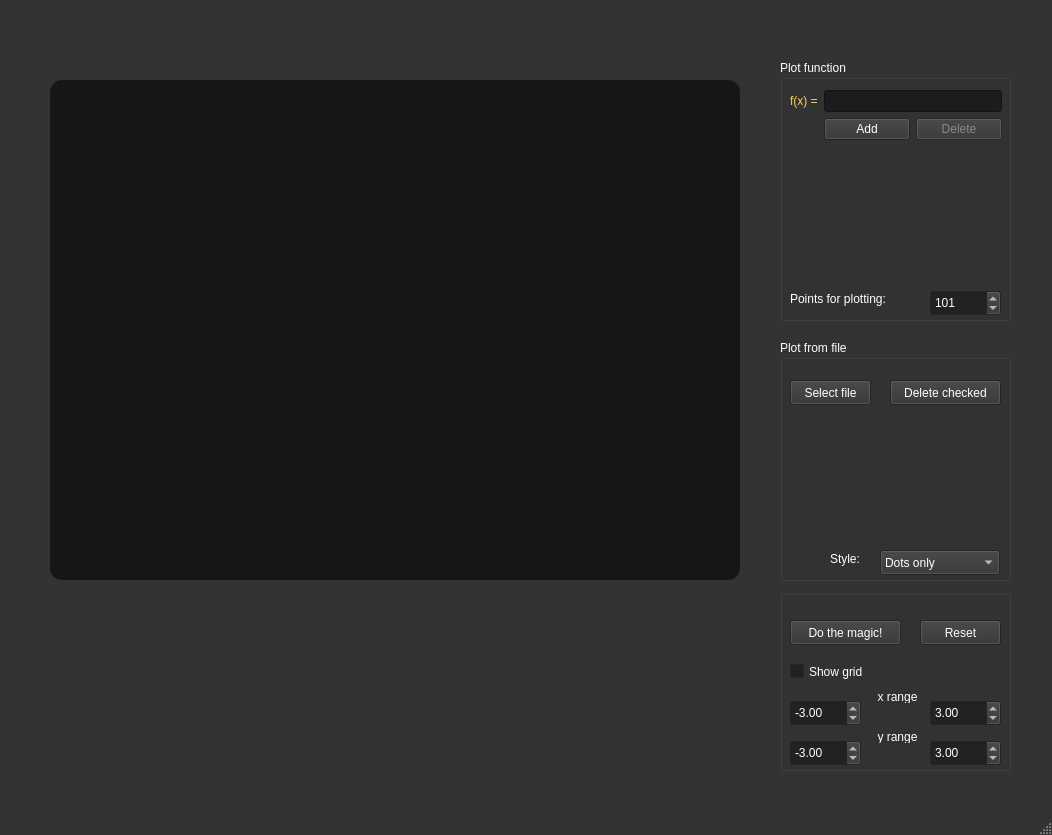
<?xml version="1.0" encoding="UTF-8"?>
<ui version="4.0">
 <class>MainWindow</class>
 <widget class="QMainWindow" name="MainWindow">
  <property name="geometry">
   <rect>
    <x>0</x>
    <y>0</y>
    <width>1052</width>
    <height>835</height>
   </rect>
  </property>
  <property name="palette">
   <palette>
    <active>
     <colorrole role="WindowText">
      <brush brushstyle="SolidPattern">
       <color alpha="255">
        <red>255</red>
        <green>255</green>
        <blue>255</blue>
       </color>
      </brush>
     </colorrole>
     <colorrole role="Button">
      <brush brushstyle="SolidPattern">
       <color alpha="255">
        <red>51</red>
        <green>51</green>
        <blue>51</blue>
       </color>
      </brush>
     </colorrole>
     <colorrole role="Light">
      <brush brushstyle="SolidPattern">
       <color alpha="255">
        <red>76</red>
        <green>76</green>
        <blue>76</blue>
       </color>
      </brush>
     </colorrole>
     <colorrole role="Midlight">
      <brush brushstyle="SolidPattern">
       <color alpha="255">
        <red>63</red>
        <green>63</green>
        <blue>63</blue>
       </color>
      </brush>
     </colorrole>
     <colorrole role="Dark">
      <brush brushstyle="SolidPattern">
       <color alpha="255">
        <red>25</red>
        <green>25</green>
        <blue>25</blue>
       </color>
      </brush>
     </colorrole>
     <colorrole role="Mid">
      <brush brushstyle="SolidPattern">
       <color alpha="255">
        <red>34</red>
        <green>34</green>
        <blue>34</blue>
       </color>
      </brush>
     </colorrole>
     <colorrole role="Text">
      <brush brushstyle="SolidPattern">
       <color alpha="255">
        <red>255</red>
        <green>255</green>
        <blue>255</blue>
       </color>
      </brush>
     </colorrole>
     <colorrole role="BrightText">
      <brush brushstyle="SolidPattern">
       <color alpha="255">
        <red>255</red>
        <green>255</green>
        <blue>255</blue>
       </color>
      </brush>
     </colorrole>
     <colorrole role="ButtonText">
      <brush brushstyle="SolidPattern">
       <color alpha="255">
        <red>255</red>
        <green>255</green>
        <blue>255</blue>
       </color>
      </brush>
     </colorrole>
     <colorrole role="Base">
      <brush brushstyle="SolidPattern">
       <color alpha="255">
        <red>34</red>
        <green>34</green>
        <blue>34</blue>
       </color>
      </brush>
     </colorrole>
     <colorrole role="Window">
      <brush brushstyle="SolidPattern">
       <color alpha="255">
        <red>51</red>
        <green>51</green>
        <blue>51</blue>
       </color>
      </brush>
     </colorrole>
     <colorrole role="Shadow">
      <brush brushstyle="SolidPattern">
       <color alpha="255">
        <red>0</red>
        <green>0</green>
        <blue>0</blue>
       </color>
      </brush>
     </colorrole>
     <colorrole role="AlternateBase">
      <brush brushstyle="SolidPattern">
       <color alpha="255">
        <red>25</red>
        <green>25</green>
        <blue>25</blue>
       </color>
      </brush>
     </colorrole>
     <colorrole role="ToolTipBase">
      <brush brushstyle="SolidPattern">
       <color alpha="255">
        <red>255</red>
        <green>255</green>
        <blue>220</blue>
       </color>
      </brush>
     </colorrole>
     <colorrole role="ToolTipText">
      <brush brushstyle="SolidPattern">
       <color alpha="255">
        <red>0</red>
        <green>0</green>
        <blue>0</blue>
       </color>
      </brush>
     </colorrole>
     <colorrole role="PlaceholderText">
      <brush brushstyle="SolidPattern">
       <color alpha="128">
        <red>255</red>
        <green>255</green>
        <blue>255</blue>
       </color>
      </brush>
     </colorrole>
    </active>
    <inactive>
     <colorrole role="WindowText">
      <brush brushstyle="SolidPattern">
       <color alpha="255">
        <red>255</red>
        <green>255</green>
        <blue>255</blue>
       </color>
      </brush>
     </colorrole>
     <colorrole role="Button">
      <brush brushstyle="SolidPattern">
       <color alpha="255">
        <red>51</red>
        <green>51</green>
        <blue>51</blue>
       </color>
      </brush>
     </colorrole>
     <colorrole role="Light">
      <brush brushstyle="SolidPattern">
       <color alpha="255">
        <red>76</red>
        <green>76</green>
        <blue>76</blue>
       </color>
      </brush>
     </colorrole>
     <colorrole role="Midlight">
      <brush brushstyle="SolidPattern">
       <color alpha="255">
        <red>63</red>
        <green>63</green>
        <blue>63</blue>
       </color>
      </brush>
     </colorrole>
     <colorrole role="Dark">
      <brush brushstyle="SolidPattern">
       <color alpha="255">
        <red>25</red>
        <green>25</green>
        <blue>25</blue>
       </color>
      </brush>
     </colorrole>
     <colorrole role="Mid">
      <brush brushstyle="SolidPattern">
       <color alpha="255">
        <red>34</red>
        <green>34</green>
        <blue>34</blue>
       </color>
      </brush>
     </colorrole>
     <colorrole role="Text">
      <brush brushstyle="SolidPattern">
       <color alpha="255">
        <red>255</red>
        <green>255</green>
        <blue>255</blue>
       </color>
      </brush>
     </colorrole>
     <colorrole role="BrightText">
      <brush brushstyle="SolidPattern">
       <color alpha="255">
        <red>255</red>
        <green>255</green>
        <blue>255</blue>
       </color>
      </brush>
     </colorrole>
     <colorrole role="ButtonText">
      <brush brushstyle="SolidPattern">
       <color alpha="255">
        <red>255</red>
        <green>255</green>
        <blue>255</blue>
       </color>
      </brush>
     </colorrole>
     <colorrole role="Base">
      <brush brushstyle="SolidPattern">
       <color alpha="255">
        <red>34</red>
        <green>34</green>
        <blue>34</blue>
       </color>
      </brush>
     </colorrole>
     <colorrole role="Window">
      <brush brushstyle="SolidPattern">
       <color alpha="255">
        <red>51</red>
        <green>51</green>
        <blue>51</blue>
       </color>
      </brush>
     </colorrole>
     <colorrole role="Shadow">
      <brush brushstyle="SolidPattern">
       <color alpha="255">
        <red>0</red>
        <green>0</green>
        <blue>0</blue>
       </color>
      </brush>
     </colorrole>
     <colorrole role="AlternateBase">
      <brush brushstyle="SolidPattern">
       <color alpha="255">
        <red>25</red>
        <green>25</green>
        <blue>25</blue>
       </color>
      </brush>
     </colorrole>
     <colorrole role="ToolTipBase">
      <brush brushstyle="SolidPattern">
       <color alpha="255">
        <red>255</red>
        <green>255</green>
        <blue>220</blue>
       </color>
      </brush>
     </colorrole>
     <colorrole role="ToolTipText">
      <brush brushstyle="SolidPattern">
       <color alpha="255">
        <red>0</red>
        <green>0</green>
        <blue>0</blue>
       </color>
      </brush>
     </colorrole>
     <colorrole role="PlaceholderText">
      <brush brushstyle="SolidPattern">
       <color alpha="128">
        <red>255</red>
        <green>255</green>
        <blue>255</blue>
       </color>
      </brush>
     </colorrole>
    </inactive>
    <disabled>
     <colorrole role="WindowText">
      <brush brushstyle="SolidPattern">
       <color alpha="255">
        <red>25</red>
        <green>25</green>
        <blue>25</blue>
       </color>
      </brush>
     </colorrole>
     <colorrole role="Button">
      <brush brushstyle="SolidPattern">
       <color alpha="255">
        <red>51</red>
        <green>51</green>
        <blue>51</blue>
       </color>
      </brush>
     </colorrole>
     <colorrole role="Light">
      <brush brushstyle="SolidPattern">
       <color alpha="255">
        <red>76</red>
        <green>76</green>
        <blue>76</blue>
       </color>
      </brush>
     </colorrole>
     <colorrole role="Midlight">
      <brush brushstyle="SolidPattern">
       <color alpha="255">
        <red>63</red>
        <green>63</green>
        <blue>63</blue>
       </color>
      </brush>
     </colorrole>
     <colorrole role="Dark">
      <brush brushstyle="SolidPattern">
       <color alpha="255">
        <red>25</red>
        <green>25</green>
        <blue>25</blue>
       </color>
      </brush>
     </colorrole>
     <colorrole role="Mid">
      <brush brushstyle="SolidPattern">
       <color alpha="255">
        <red>34</red>
        <green>34</green>
        <blue>34</blue>
       </color>
      </brush>
     </colorrole>
     <colorrole role="Text">
      <brush brushstyle="SolidPattern">
       <color alpha="255">
        <red>25</red>
        <green>25</green>
        <blue>25</blue>
       </color>
      </brush>
     </colorrole>
     <colorrole role="BrightText">
      <brush brushstyle="SolidPattern">
       <color alpha="255">
        <red>255</red>
        <green>255</green>
        <blue>255</blue>
       </color>
      </brush>
     </colorrole>
     <colorrole role="ButtonText">
      <brush brushstyle="SolidPattern">
       <color alpha="255">
        <red>136</red>
        <green>138</green>
        <blue>133</blue>
       </color>
      </brush>
     </colorrole>
     <colorrole role="Base">
      <brush brushstyle="SolidPattern">
       <color alpha="255">
        <red>51</red>
        <green>51</green>
        <blue>51</blue>
       </color>
      </brush>
     </colorrole>
     <colorrole role="Window">
      <brush brushstyle="SolidPattern">
       <color alpha="255">
        <red>51</red>
        <green>51</green>
        <blue>51</blue>
       </color>
      </brush>
     </colorrole>
     <colorrole role="Shadow">
      <brush brushstyle="SolidPattern">
       <color alpha="255">
        <red>0</red>
        <green>0</green>
        <blue>0</blue>
       </color>
      </brush>
     </colorrole>
     <colorrole role="AlternateBase">
      <brush brushstyle="SolidPattern">
       <color alpha="255">
        <red>51</red>
        <green>51</green>
        <blue>51</blue>
       </color>
      </brush>
     </colorrole>
     <colorrole role="ToolTipBase">
      <brush brushstyle="SolidPattern">
       <color alpha="255">
        <red>255</red>
        <green>255</green>
        <blue>220</blue>
       </color>
      </brush>
     </colorrole>
     <colorrole role="ToolTipText">
      <brush brushstyle="SolidPattern">
       <color alpha="255">
        <red>0</red>
        <green>0</green>
        <blue>0</blue>
       </color>
      </brush>
     </colorrole>
     <colorrole role="PlaceholderText">
      <brush brushstyle="SolidPattern">
       <color alpha="128">
        <red>255</red>
        <green>255</green>
        <blue>255</blue>
       </color>
      </brush>
     </colorrole>
    </disabled>
   </palette>
  </property>
  <property name="windowTitle">
   <string>Harry Plotter</string>
  </property>
  <widget class="QWidget" name="centralwidget">
   <widget class="QGraphicsView" name="graphicsView">
    <property name="geometry">
     <rect>
      <x>50</x>
      <y>80</y>
      <width>690</width>
      <height>500</height>
     </rect>
    </property>
    <property name="styleSheet">
     <string notr="true">background-color: #161616;
border-radius: 12px;</string>
    </property>
   </widget>
   <widget class="QLabel" name="warningLabel">
    <property name="geometry">
     <rect>
      <x>50</x>
      <y>610</y>
      <width>691</width>
      <height>171</height>
     </rect>
    </property>
    <property name="text">
     <string/>
    </property>
    <property name="alignment">
     <set>Qt::AlignHCenter|Qt::AlignTop</set>
    </property>
   </widget>
   <widget class="QGroupBox" name="groupBox_3">
    <property name="geometry">
     <rect>
      <x>780</x>
      <y>60</y>
      <width>231</width>
      <height>261</height>
     </rect>
    </property>
    <property name="title">
     <string>Plot function</string>
    </property>
    <widget class="QSpinBox" name="pointsNumber">
     <property name="geometry">
      <rect>
       <x>150</x>
       <y>230</y>
       <width>71</width>
       <height>26</height>
      </rect>
     </property>
     <property name="minimum">
      <number>5</number>
     </property>
     <property name="maximum">
      <number>1001</number>
     </property>
     <property name="value">
      <number>101</number>
     </property>
    </widget>
    <widget class="QLabel" name="label_8">
     <property name="geometry">
      <rect>
       <x>10</x>
       <y>230</y>
       <width>131</width>
       <height>17</height>
      </rect>
     </property>
     <property name="text">
      <string>Points for plotting:</string>
     </property>
    </widget>
    <widget class="QWidget" name="formLayoutWidget_2">
     <property name="geometry">
      <rect>
       <x>10</x>
       <y>30</y>
       <width>212</width>
       <height>201</height>
      </rect>
     </property>
     <layout class="QFormLayout" name="formLayout">
      <item row="0" column="1">
       <widget class="QLineEdit" name="functionEdit1">
        <property name="styleSheet">
         <string notr="true">color: #f5d25d;
background-color: #1C1C1C;
</string>
        </property>
        <property name="text">
         <string/>
        </property>
        <property name="readOnly">
         <bool>false</bool>
        </property>
       </widget>
      </item>
      <item row="0" column="0">
       <widget class="QLabel" name="label_6">
        <property name="palette">
         <palette>
          <active>
           <colorrole role="WindowText">
            <brush brushstyle="SolidPattern">
             <color alpha="255">
              <red>245</red>
              <green>210</green>
              <blue>93</blue>
             </color>
            </brush>
           </colorrole>
           <colorrole role="Button">
            <brush brushstyle="SolidPattern">
             <color alpha="255">
              <red>117</red>
              <green>117</green>
              <blue>117</blue>
             </color>
            </brush>
           </colorrole>
           <colorrole role="Text">
            <brush brushstyle="SolidPattern">
             <color alpha="255">
              <red>245</red>
              <green>210</green>
              <blue>93</blue>
             </color>
            </brush>
           </colorrole>
           <colorrole role="ButtonText">
            <brush brushstyle="SolidPattern">
             <color alpha="255">
              <red>245</red>
              <green>210</green>
              <blue>93</blue>
             </color>
            </brush>
           </colorrole>
           <colorrole role="Base">
            <brush brushstyle="SolidPattern">
             <color alpha="255">
              <red>117</red>
              <green>117</green>
              <blue>117</blue>
             </color>
            </brush>
           </colorrole>
           <colorrole role="Window">
            <brush brushstyle="SolidPattern">
             <color alpha="255">
              <red>117</red>
              <green>117</green>
              <blue>117</blue>
             </color>
            </brush>
           </colorrole>
           <colorrole role="LinkVisited">
            <brush brushstyle="SolidPattern">
             <color alpha="255">
              <red>78</red>
              <green>154</green>
              <blue>6</blue>
             </color>
            </brush>
           </colorrole>
           <colorrole role="PlaceholderText">
            <brush brushstyle="SolidPattern">
             <color alpha="128">
              <red>0</red>
              <green>0</green>
              <blue>0</blue>
             </color>
            </brush>
           </colorrole>
          </active>
          <inactive>
           <colorrole role="WindowText">
            <brush brushstyle="SolidPattern">
             <color alpha="255">
              <red>245</red>
              <green>210</green>
              <blue>93</blue>
             </color>
            </brush>
           </colorrole>
           <colorrole role="Button">
            <brush brushstyle="SolidPattern">
             <color alpha="255">
              <red>117</red>
              <green>117</green>
              <blue>117</blue>
             </color>
            </brush>
           </colorrole>
           <colorrole role="Text">
            <brush brushstyle="SolidPattern">
             <color alpha="255">
              <red>245</red>
              <green>210</green>
              <blue>93</blue>
             </color>
            </brush>
           </colorrole>
           <colorrole role="ButtonText">
            <brush brushstyle="SolidPattern">
             <color alpha="255">
              <red>245</red>
              <green>210</green>
              <blue>93</blue>
             </color>
            </brush>
           </colorrole>
           <colorrole role="Base">
            <brush brushstyle="SolidPattern">
             <color alpha="255">
              <red>117</red>
              <green>117</green>
              <blue>117</blue>
             </color>
            </brush>
           </colorrole>
           <colorrole role="Window">
            <brush brushstyle="SolidPattern">
             <color alpha="255">
              <red>117</red>
              <green>117</green>
              <blue>117</blue>
             </color>
            </brush>
           </colorrole>
           <colorrole role="LinkVisited">
            <brush brushstyle="SolidPattern">
             <color alpha="255">
              <red>78</red>
              <green>154</green>
              <blue>6</blue>
             </color>
            </brush>
           </colorrole>
           <colorrole role="PlaceholderText">
            <brush brushstyle="SolidPattern">
             <color alpha="128">
              <red>0</red>
              <green>0</green>
              <blue>0</blue>
             </color>
            </brush>
           </colorrole>
          </inactive>
          <disabled>
           <colorrole role="WindowText">
            <brush brushstyle="SolidPattern">
             <color alpha="255">
              <red>245</red>
              <green>210</green>
              <blue>93</blue>
             </color>
            </brush>
           </colorrole>
           <colorrole role="Button">
            <brush brushstyle="SolidPattern">
             <color alpha="255">
              <red>117</red>
              <green>117</green>
              <blue>117</blue>
             </color>
            </brush>
           </colorrole>
           <colorrole role="Text">
            <brush brushstyle="SolidPattern">
             <color alpha="255">
              <red>245</red>
              <green>210</green>
              <blue>93</blue>
             </color>
            </brush>
           </colorrole>
           <colorrole role="ButtonText">
            <brush brushstyle="SolidPattern">
             <color alpha="255">
              <red>245</red>
              <green>210</green>
              <blue>93</blue>
             </color>
            </brush>
           </colorrole>
           <colorrole role="Base">
            <brush brushstyle="SolidPattern">
             <color alpha="255">
              <red>117</red>
              <green>117</green>
              <blue>117</blue>
             </color>
            </brush>
           </colorrole>
           <colorrole role="Window">
            <brush brushstyle="SolidPattern">
             <color alpha="255">
              <red>117</red>
              <green>117</green>
              <blue>117</blue>
             </color>
            </brush>
           </colorrole>
           <colorrole role="LinkVisited">
            <brush brushstyle="SolidPattern">
             <color alpha="255">
              <red>78</red>
              <green>154</green>
              <blue>6</blue>
             </color>
            </brush>
           </colorrole>
           <colorrole role="PlaceholderText">
            <brush brushstyle="SolidPattern">
             <color alpha="128">
              <red>0</red>
              <green>0</green>
              <blue>0</blue>
             </color>
            </brush>
           </colorrole>
          </disabled>
         </palette>
        </property>
        <property name="styleSheet">
         <string notr="true">color: #f5d25d;</string>
        </property>
        <property name="text">
         <string>f(x) =</string>
        </property>
       </widget>
      </item>
      <item row="1" column="1">
       <layout class="QHBoxLayout" name="horizontalLayout_3">
        <item>
         <widget class="QPushButton" name="add_function">
          <property name="styleSheet">
           <string notr="true"/>
          </property>
          <property name="text">
           <string>Add</string>
          </property>
         </widget>
        </item>
        <item>
         <widget class="QPushButton" name="delete_function">
          <property name="enabled">
           <bool>false</bool>
          </property>
          <property name="styleSheet">
           <string notr="true"/>
          </property>
          <property name="text">
           <string>Delete</string>
          </property>
         </widget>
        </item>
       </layout>
      </item>
     </layout>
    </widget>
   </widget>
   <widget class="QGroupBox" name="groupBox_4">
    <property name="geometry">
     <rect>
      <x>780</x>
      <y>590</y>
      <width>231</width>
      <height>181</height>
     </rect>
    </property>
    <property name="title">
     <string/>
    </property>
    <widget class="QDoubleSpinBox" name="x_from">
     <property name="enabled">
      <bool>true</bool>
     </property>
     <property name="geometry">
      <rect>
       <x>10</x>
       <y>110</y>
       <width>71</width>
       <height>26</height>
      </rect>
     </property>
     <property name="minimum">
      <double>-99999.990000000005239</double>
     </property>
     <property name="maximum">
      <double>99999.990000000005239</double>
     </property>
     <property name="value">
      <double>-3.000000000000000</double>
     </property>
    </widget>
    <widget class="QWidget" name="verticalLayoutWidget_3">
     <property name="geometry">
      <rect>
       <x>90</x>
       <y>140</y>
       <width>55</width>
       <height>31</height>
      </rect>
     </property>
     <layout class="QVBoxLayout" name="verticalLayout_4">
      <item>
       <widget class="QLabel" name="label_3">
        <property name="layoutDirection">
         <enum>Qt::LeftToRight</enum>
        </property>
        <property name="styleSheet">
         <string notr="true"/>
        </property>
        <property name="text">
         <string>y range</string>
        </property>
        <property name="alignment">
         <set>Qt::AlignCenter</set>
        </property>
       </widget>
      </item>
      <item>
       <widget class="QLabel" name="label_7">
        <property name="styleSheet">
         <string notr="true"/>
        </property>
        <property name="text">
         <string/>
        </property>
        <property name="pixmap">
         <pixmap resource="Images.qrc">:/Files/download-divider-line-png-doub.png</pixmap>
        </property>
       </widget>
      </item>
     </layout>
    </widget>
    <widget class="QDoubleSpinBox" name="x_to">
     <property name="enabled">
      <bool>true</bool>
     </property>
     <property name="geometry">
      <rect>
       <x>150</x>
       <y>110</y>
       <width>71</width>
       <height>26</height>
      </rect>
     </property>
     <property name="minimum">
      <double>-99999.990000000005239</double>
     </property>
     <property name="maximum">
      <double>99999.990000000005239</double>
     </property>
     <property name="value">
      <double>3.000000000000000</double>
     </property>
    </widget>
    <widget class="QDoubleSpinBox" name="y_to">
     <property name="enabled">
      <bool>true</bool>
     </property>
     <property name="geometry">
      <rect>
       <x>150</x>
       <y>150</y>
       <width>71</width>
       <height>26</height>
      </rect>
     </property>
     <property name="minimum">
      <double>-99999.990000000005239</double>
     </property>
     <property name="maximum">
      <double>99999.990000000005239</double>
     </property>
     <property name="value">
      <double>3.000000000000000</double>
     </property>
    </widget>
    <widget class="QWidget" name="verticalLayoutWidget_2">
     <property name="geometry">
      <rect>
       <x>90</x>
       <y>100</y>
       <width>55</width>
       <height>31</height>
      </rect>
     </property>
     <layout class="QVBoxLayout" name="verticalLayout_2">
      <item>
       <widget class="QLabel" name="label_10">
        <property name="layoutDirection">
         <enum>Qt::LeftToRight</enum>
        </property>
        <property name="styleSheet">
         <string notr="true"/>
        </property>
        <property name="text">
         <string>x range</string>
        </property>
        <property name="alignment">
         <set>Qt::AlignCenter</set>
        </property>
       </widget>
      </item>
      <item>
       <widget class="QLabel" name="label_11">
        <property name="styleSheet">
         <string notr="true"/>
        </property>
        <property name="text">
         <string/>
        </property>
        <property name="pixmap">
         <pixmap resource="Images.qrc">:/Files/download-divider-line-png-doub.png</pixmap>
        </property>
       </widget>
      </item>
     </layout>
    </widget>
    <widget class="QDoubleSpinBox" name="y_from">
     <property name="enabled">
      <bool>true</bool>
     </property>
     <property name="geometry">
      <rect>
       <x>10</x>
       <y>150</y>
       <width>71</width>
       <height>26</height>
      </rect>
     </property>
     <property name="minimum">
      <double>-99999.990000000005239</double>
     </property>
     <property name="maximum">
      <double>99999.990000000005239</double>
     </property>
     <property name="value">
      <double>-3.000000000000000</double>
     </property>
    </widget>
    <widget class="QCheckBox" name="gridBox">
     <property name="geometry">
      <rect>
       <x>10</x>
       <y>70</y>
       <width>92</width>
       <height>23</height>
      </rect>
     </property>
     <property name="palette">
      <palette>
       <active>
        <colorrole role="Text">
         <brush brushstyle="SolidPattern">
          <color alpha="255">
           <red>255</red>
           <green>255</green>
           <blue>255</blue>
          </color>
         </brush>
        </colorrole>
        <colorrole role="PlaceholderText">
         <brush brushstyle="NoBrush">
          <color alpha="128">
           <red>255</red>
           <green>255</green>
           <blue>255</blue>
          </color>
         </brush>
        </colorrole>
       </active>
       <inactive>
        <colorrole role="Text">
         <brush brushstyle="SolidPattern">
          <color alpha="255">
           <red>255</red>
           <green>255</green>
           <blue>255</blue>
          </color>
         </brush>
        </colorrole>
        <colorrole role="PlaceholderText">
         <brush brushstyle="NoBrush">
          <color alpha="128">
           <red>255</red>
           <green>255</green>
           <blue>255</blue>
          </color>
         </brush>
        </colorrole>
       </inactive>
       <disabled>
        <colorrole role="Text">
         <brush brushstyle="SolidPattern">
          <color alpha="255">
           <red>119</red>
           <green>20</green>
           <blue>20</blue>
          </color>
         </brush>
        </colorrole>
        <colorrole role="PlaceholderText">
         <brush brushstyle="NoBrush">
          <color alpha="128">
           <red>255</red>
           <green>255</green>
           <blue>255</blue>
          </color>
         </brush>
        </colorrole>
       </disabled>
      </palette>
     </property>
     <property name="text">
      <string>Show grid</string>
     </property>
     <property name="checked">
      <bool>false</bool>
     </property>
    </widget>
    <widget class="QPushButton" name="resetButton">
     <property name="geometry">
      <rect>
       <x>140</x>
       <y>30</y>
       <width>81</width>
       <height>25</height>
      </rect>
     </property>
     <property name="styleSheet">
      <string notr="true"/>
     </property>
     <property name="text">
      <string>Reset</string>
     </property>
    </widget>
    <widget class="QPushButton" name="drawButton">
     <property name="geometry">
      <rect>
       <x>10</x>
       <y>30</y>
       <width>111</width>
       <height>25</height>
      </rect>
     </property>
     <property name="styleSheet">
      <string notr="true"/>
     </property>
     <property name="text">
      <string>Do the magic!</string>
     </property>
    </widget>
   </widget>
   <widget class="QGroupBox" name="groupBox_5">
    <property name="geometry">
     <rect>
      <x>780</x>
      <y>340</y>
      <width>231</width>
      <height>241</height>
     </rect>
    </property>
    <property name="styleSheet">
     <string notr="true"/>
    </property>
    <property name="title">
     <string>Plot from file</string>
    </property>
    <widget class="QLabel" name="label_12">
     <property name="geometry">
      <rect>
       <x>50</x>
       <y>210</y>
       <width>38</width>
       <height>17</height>
      </rect>
     </property>
     <property name="styleSheet">
      <string notr="true"/>
     </property>
     <property name="text">
      <string>Style:</string>
     </property>
    </widget>
    <widget class="QComboBox" name="style_comboBox">
     <property name="geometry">
      <rect>
       <x>100</x>
       <y>210</y>
       <width>120</width>
       <height>25</height>
      </rect>
     </property>
     <property name="styleSheet">
      <string notr="true"/>
     </property>
     <item>
      <property name="text">
       <string>Dots only</string>
      </property>
     </item>
     <item>
      <property name="text">
       <string>Linear interp.</string>
      </property>
     </item>
     <item>
      <property name="text">
       <string>Cubic spline</string>
      </property>
     </item>
    </widget>
    <widget class="QPushButton" name="selectFile">
     <property name="geometry">
      <rect>
       <x>10</x>
       <y>40</y>
       <width>81</width>
       <height>25</height>
      </rect>
     </property>
     <property name="styleSheet">
      <string notr="true"/>
     </property>
     <property name="text">
      <string>Select file</string>
     </property>
    </widget>
    <widget class="QPushButton" name="deleteFiles">
     <property name="geometry">
      <rect>
       <x>110</x>
       <y>40</y>
       <width>111</width>
       <height>25</height>
      </rect>
     </property>
     <property name="styleSheet">
      <string notr="true"/>
     </property>
     <property name="text">
      <string>Delete checked</string>
     </property>
    </widget>
    <widget class="QWidget" name="formLayoutWidget_3">
     <property name="geometry">
      <rect>
       <x>10</x>
       <y>80</y>
       <width>211</width>
       <height>134</height>
      </rect>
     </property>
     <layout class="QFormLayout" name="formLayout_2">
      <item row="0" column="0">
       <widget class="QLabel" name="label_13">
        <property name="sizePolicy">
         <sizepolicy hsizetype="Preferred" vsizetype="Preferred">
          <horstretch>0</horstretch>
          <verstretch>0</verstretch>
         </sizepolicy>
        </property>
        <property name="styleSheet">
         <string notr="true">color: #333333</string>
        </property>
        <property name="text">
         <string>------------------------------------------</string>
        </property>
       </widget>
      </item>
     </layout>
    </widget>
   </widget>
   <widget class="QLabel" name="label">
    <property name="geometry">
     <rect>
      <x>200</x>
      <y>30</y>
      <width>301</width>
      <height>41</height>
     </rect>
    </property>
    <property name="text">
     <string/>
    </property>
    <property name="pixmap">
     <pixmap resource="Images.qrc">:/Files/logo1.png</pixmap>
    </property>
   </widget>
  </widget>
  <widget class="QMenuBar" name="menubar">
   <property name="geometry">
    <rect>
     <x>0</x>
     <y>0</y>
     <width>1052</width>
     <height>22</height>
    </rect>
   </property>
  </widget>
  <widget class="QStatusBar" name="statusbar"/>
 </widget>
 <resources>
  <include location="Images.qrc"/>
 </resources>
 <connections/>
</ui>
